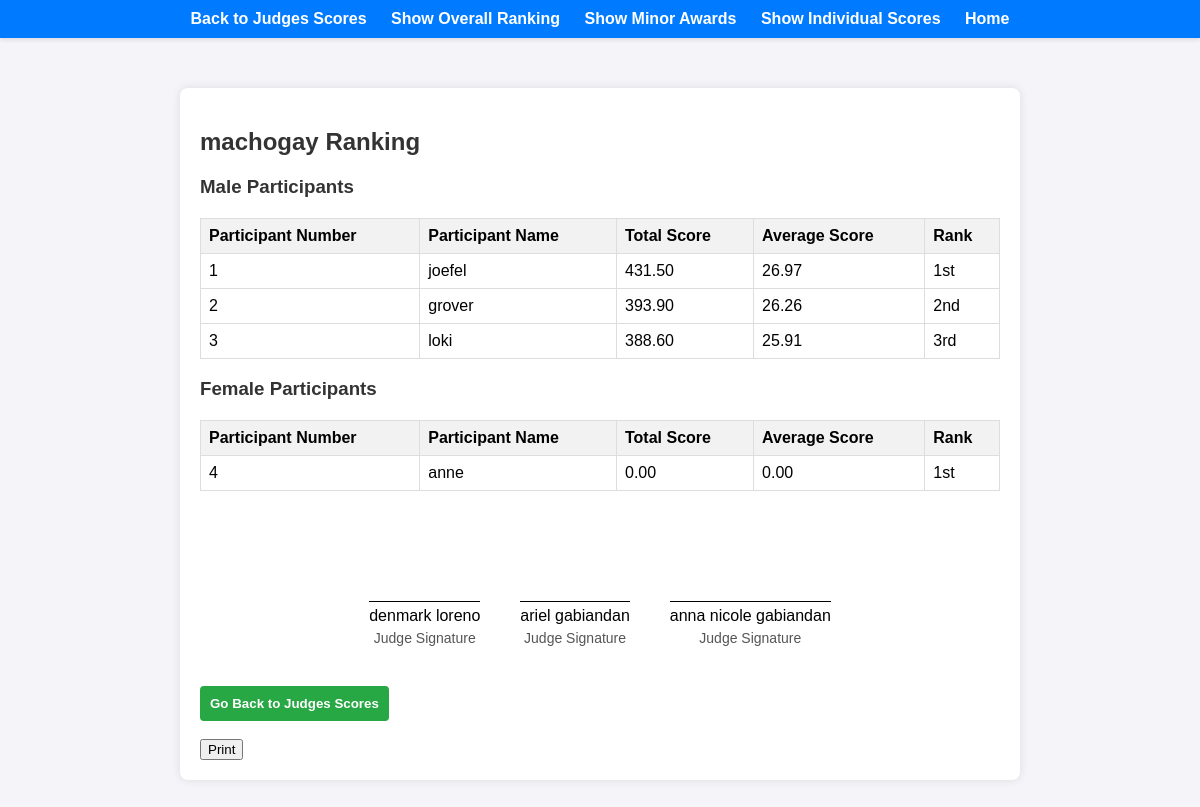
Page /event_details.php?event_id=21 on the committed database.
### tables this page shows
CREATE TABLE `events` (
  `event_id` int(11) NOT NULL,
  `name` varchar(100) NOT NULL,
  `criteria` varchar(255) DEFAULT NULL
);

CREATE TABLE `participants` (
  `participant_id` int(11) NOT NULL,
  `event_id` int(11) NOT NULL,
  `number` int(11) NOT NULL,
  `name` varchar(255) NOT NULL,
  `gender` varchar(255) DEFAULT NULL
);

CREATE TABLE `judges` (
  `judge_id` int(11) NOT NULL,
  `event_id` int(11) NOT NULL,
  `name` varchar(100) NOT NULL,
  `password` varchar(255) NOT NULL
);

### event_details.php (the view, shortened to what this page needs)
<?php
include 'db_connection.php';
$event_id = $_GET['event_id'];
$event_query = "SELECT * FROM events WHERE event_id = $event_id";
$event_result = mysqli_query($connect, $event_query);
$event = mysqli_fetch_assoc($event_result);
$male_participants_query = "
    SELECT
        p.participant_id,
        p.number,
        p.name,
        SUM(s.score) AS total_score,
        AVG(s.score) AS average_score
    FROM participants p
    LEFT JOIN scores s ON p.participant_id = s.participant_id
    WHERE p.event_id = $event_id AND p.gender = 'male'
    GROUP BY p.participant_id
    ORDER BY average_score DESC";
$male_participants_result = mysqli_query($connect, $male_participants_query);
$female_participants_query = "
    SELECT
        p.participant_id,
        p.number,
        p.name,
        SUM(s.score) AS total_score,
        AVG(s.score) AS average_score
    FROM participants p
    LEFT JOIN scores s ON p.participant_id = s.participant_id
    WHERE p.event_id = $event_id AND p.gender = 'female'
    GROUP BY p.participant_id
    ORDER BY average_score DESC";
$female_participants_result = mysqli_query($connect, $female_participants_query);
$judges_query = "SELECT * FROM judges WHERE event_id = $event_id";
    $judges_result = mysqli_query($connect, $judges_query);
?>
<!DOCTYPE html>
<html lang="en">
<head>
</head>
<body>
<nav class="navbar">
    <ul>
        <li><a href="display_judges_scores.php?event_id=<?php echo $event_id; ?>">Back to Judges Scores</a></li>
        <li><a href="event_details.php?event_id=<?php echo $event_id; ?>">Show Overall Ranking</a></li>
        <li><a href="minor_awards.php?event_id=<?php echo $event_id; ?>">Show Minor Awards</a></li>
        <li><a href="judges_individual_scores.php?event_id=<?php echo $event_id; ?>">Show Individual Scores</a></li>
        <li><a href="admin_dashboard.php?event_id=<?php echo $event_id; ?>">Home</a></li>
    </ul>
</nav>
    <div class="container">
        <h2><?php echo $event['name']; ?> Ranking</h2>
        <?php if (mysqli_num_rows($male_participants_result) > 0): ?>
        <h3>Male Participants</h3>
        <table>
            <tr>
                <th>Participant Number</th>
                <th>Participant Name</th>
                <th>Total Score</th>
                <th>Average Score</th>
                <th>Rank</th>
            </tr>
            <?php
            $rank = 1;
            while ($participant = mysqli_fetch_assoc($male_participants_result)): ?>
                <tr>
                    <td><?php echo $participant['number']; ?></td>
                    <td><?php echo $participant['name']; ?></td>
                    <td><?php echo number_format($participant['total_score'], 2); ?></td>
                    <td><?php echo number_format($participant['average_score'], 2); ?></td>
                    <td><?php echo $rank . getRankSuffix($rank); ?></td>
                </tr>
            <?php
            $rank++;
            endwhile; ?>
        </table>
        <?php endif; ?>
        <?php if (mysqli_num_rows($female_participants_result) > 0): ?>
        <h3>Female Participants</h3>
        <table>
            <tr>
                <th>Participant Number</th>
                <th>Participant Name</th>
                <th>Total Score</th>
                <th>Average Score</th>
                <th>Rank</th>
            </tr>
            <?php
            $rank = 1;
            while ($participant = mysqli_fetch_assoc($female_participants_result)): ?>
                <tr>
                    <td><?php echo $participant['number']; ?></td>
                    <td><?php echo $participant['name']; ?></td>
                    <td><?php echo number_format($participant['total_score'], 2); ?></td>
                    <td><?php echo number_format($participant['average_score'], 2); ?></td>
                    <td><?php echo $rank . getRankSuffix($rank); ?></td>
                </tr>
            <?php
            $rank++;
            endwhile; ?>
        </table>
        <?php endif; ?>
    <?php if (mysqli_num_rows($judges_result) > 0): ?>
        <div class="judge">
            <?php while ($judge = mysqli_fetch_assoc($judges_result)): ?>
                <div class="signature">
                    <?php echo htmlspecialchars($judge['name']); ?>
                    <div class="signature-label">Judge Signature</div>
                </div>
            <?php endwhile; ?>
        </div>
    <?php endif; ?>
        <form method="get" action="display_judges_scores.php">
            <input type="submit" value="Go Back to Judges Scores">
        </form>
        <br>
        <button class="printbtn" onclick="printContent()">Print</button>
    </div>
</body>
</html>
<?php
function getRankSuffix($rank) {
    if ($rank % 100 >= 11 && $rank % 100 <= 13) {
        return 'th';
    } else {
        switch ($rank % 10) {
            case 1: return 'st';
            case 2: return 'nd';
            case 3: return 'rd';
        }
    }
}
?>

### event_details.php (style rules this page uses)
body { font-family: Arial, sans-serif; background-color: #f4f4f9; margin: 0; padding: 0; }
ul { list-style-type: none; padding: 10px; text-align: center; background-color: #007bff; margin: 0; box-shadow: 0 2px 4px rgba(0, 0, 0, 0.1); }
ul li { display: inline; margin: 0 10px; }
ul li a { text-decoration: none; color: #fff; font-weight: bold; transition: color 0.3s; }
.container { max-width: 800px; margin: 50px auto; background: #fff; padding: 20px; border-radius: 8px; box-shadow: 0 0 10px rgba(0, 0, 0, 0.1); }
h2, h3 { color: #333; margin-bottom: 20px; }
table { border-collapse: collapse; width: 100%; margin-top: 20px; }
th, td { border: 1px solid #dddddd; text-align: left; padding: 8px; }
th { background-color: #f2f2f2; }
form input[type="submit"] { padding: 10px; background-color: #28a745; border: none; border-radius: 4px; color: white; font-weight: bold; cursor: pointer; transition: background-color 0.3s; margin-top: 20px; }
.judge { margin-top: 90px; display: flex; flex-direction: row; justify-content: center; flex-wrap: wrap; }
.signature { display: inline-block; margin: 20px; padding-top: 5px; text-align: center; border-top: 1px solid #000; padding-top: 5px; }
.signature-label { margin-top: 5px; font-size: 14px; color: #555; }

### rows in the picture
events: name "machogay"
participants: number "1", name "joefel", total_score "431.50", average_score "26.97", rank "st"
participants: number "2", name "grover", total_score "393.90", average_score "26.26", rank "nd"
participants: number "3", name "loki", total_score "388.60", average_score "25.91", rank "rd"
participants: number "4", name "anne", total_score "0.00", average_score "0.00", rank "st"
judges: name "denmark loreno"
judges: name "ariel gabiandan"
judges: name "anna nicole gabiandan"
